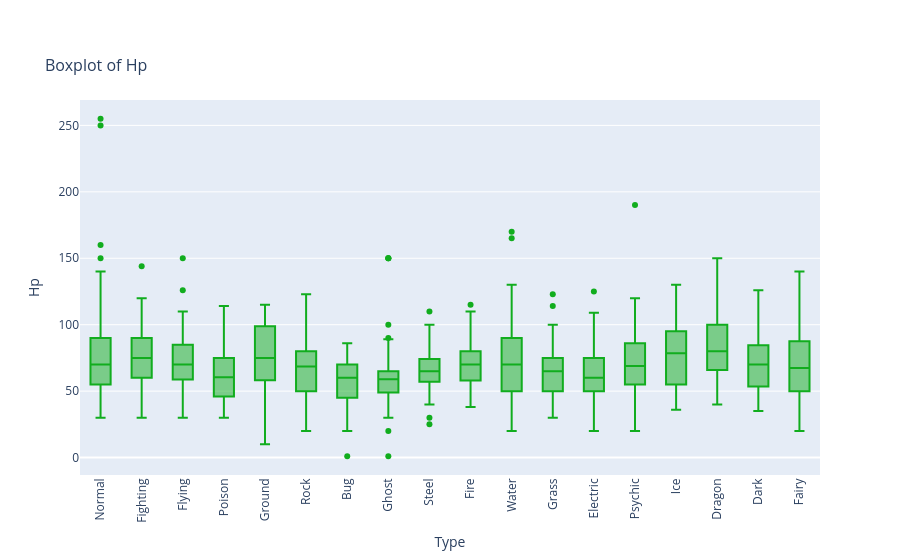
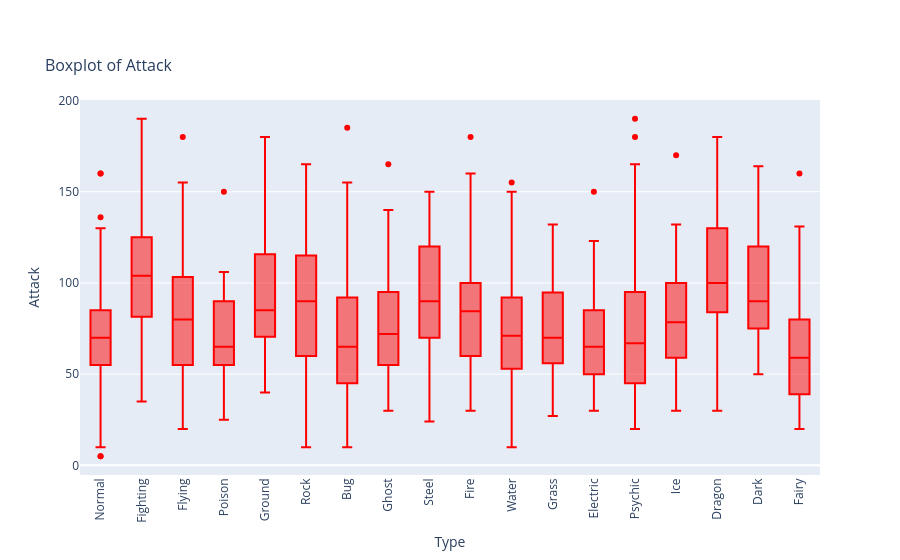
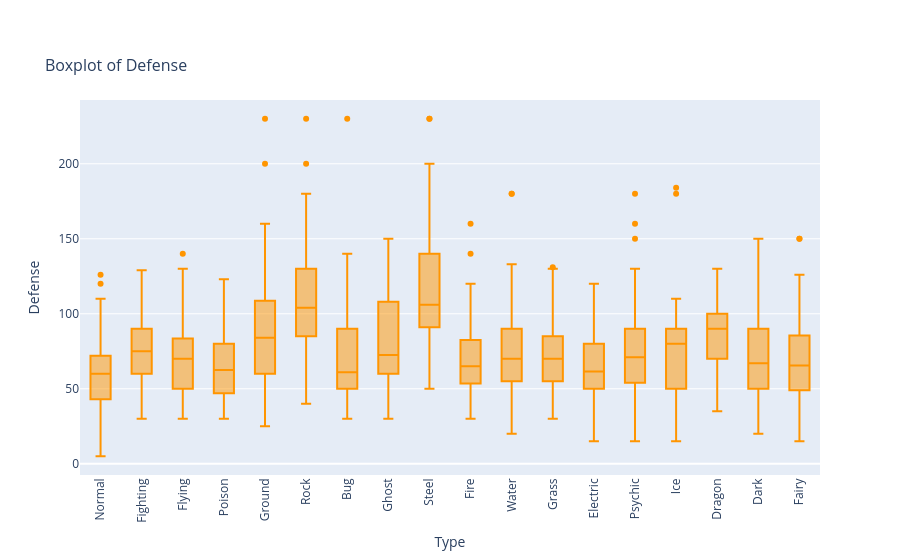
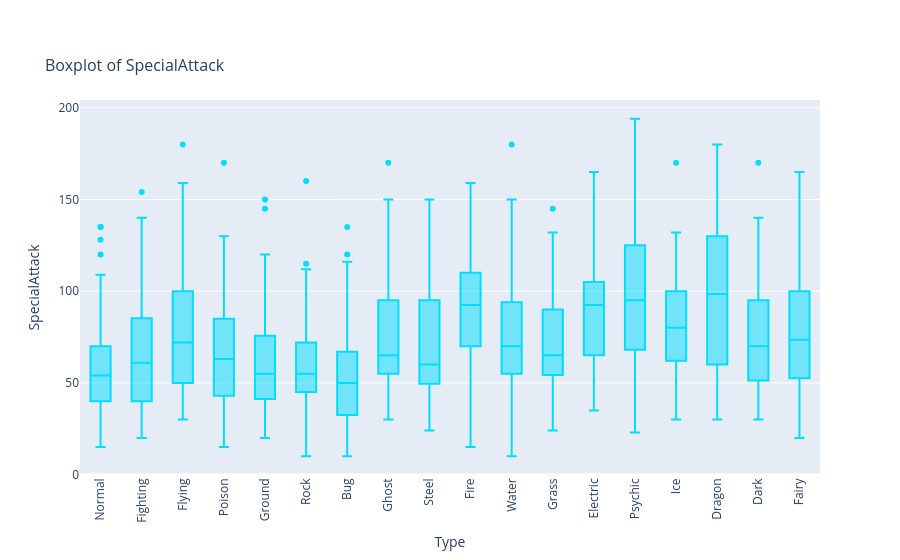

Write notebook code for charts like these, in order.
### Code cell
stat_cols = STATS.copy()
for stat in stat_cols:
    stat_boxplot(data, stat)

### Figure 1 — Plotly figure (JSON) as saved in the notebook; plotly's stock layout.template omitted (floating-point values rounded to 4 significant figures; data arrays with more than 128 entries replaced by an {"elided": "..."} marker saying what was removed)
{"data": [{"boxpoints": "outliers", "jitter": 0, "line": {"color": "#11ad1e"}, "marker": {"color": "#11ad1e"}, "name": "Hp", "pointpos": 0, "type": "box", "x": {"elided": "1214 str values"}, "y": {"elided": "1214 float values"}}], "layout": {"showlegend": false, "title": {"font": {"size": 16}, "text": "<br>Boxplot of Hp"}, "xaxis": {"categoryarray": ["Normal", "Fighting", "Flying", "Poison", "Ground", "Rock", "Bug", "Ghost", "Steel", "Fire", "Water", "Grass", "Electric", "Psychic", "Ice", "Dragon", "Dark", "Fairy"], "categoryorder": "array", "tickangle": -90, "title": {"text": "Type"}}, "yaxis": {"title": {"text": "Hp"}}}}

### Figure 2 — Plotly figure (JSON) as saved in the notebook; plotly's stock layout.template omitted (floating-point values rounded to 4 significant figures; data arrays with more than 128 entries replaced by an {"elided": "..."} marker saying what was removed)
{"data": [{"boxpoints": "outliers", "jitter": 0, "line": {"color": "#ff0000"}, "marker": {"color": "#ff0000"}, "name": "Attack", "pointpos": 0, "type": "box", "x": {"elided": "1214 str values"}, "y": {"elided": "1214 float values"}}], "layout": {"showlegend": false, "title": {"font": {"size": 16}, "text": "<br>Boxplot of Attack"}, "xaxis": {"categoryarray": ["Normal", "Fighting", "Flying", "Poison", "Ground", "Rock", "Bug", "Ghost", "Steel", "Fire", "Water", "Grass", "Electric", "Psychic", "Ice", "Dragon", "Dark", "Fairy"], "categoryorder": "array", "tickangle": -90, "title": {"text": "Type"}}, "yaxis": {"title": {"text": "Attack"}}}}

### Figure 3 — Plotly figure (JSON) as saved in the notebook; plotly's stock layout.template omitted (floating-point values rounded to 4 significant figures; data arrays with more than 128 entries replaced by an {"elided": "..."} marker saying what was removed)
{"data": [{"boxpoints": "outliers", "jitter": 0, "line": {"color": "#ff9500"}, "marker": {"color": "#ff9500"}, "name": "Defense", "pointpos": 0, "type": "box", "x": {"elided": "1214 str values"}, "y": {"elided": "1214 float values"}}], "layout": {"showlegend": false, "title": {"font": {"size": 16}, "text": "<br>Boxplot of Defense"}, "xaxis": {"categoryarray": ["Normal", "Fighting", "Flying", "Poison", "Ground", "Rock", "Bug", "Ghost", "Steel", "Fire", "Water", "Grass", "Electric", "Psychic", "Ice", "Dragon", "Dark", "Fairy"], "categoryorder": "array", "tickangle": -90, "title": {"text": "Type"}}, "yaxis": {"title": {"text": "Defense"}}}}

### Figure 4 — Plotly figure (JSON) as saved in the notebook; plotly's stock layout.template omitted (floating-point values rounded to 4 significant figures; data arrays with more than 128 entries replaced by an {"elided": "..."} marker saying what was removed)
{"data": [{"boxpoints": "outliers", "jitter": 0, "line": {"color": "#00ddff"}, "marker": {"color": "#00ddff"}, "name": "SpecialAttack", "pointpos": 0, "type": "box", "x": {"elided": "1214 str values"}, "y": {"elided": "1214 float values"}}], "layout": {"showlegend": false, "title": {"font": {"size": 16}, "text": "<br>Boxplot of SpecialAttack"}, "xaxis": {"categoryarray": ["Normal", "Fighting", "Flying", "Poison", "Ground", "Rock", "Bug", "Ghost", "Steel", "Fire", "Water", "Grass", "Electric", "Psychic", "Ice", "Dragon", "Dark", "Fairy"], "categoryorder": "array", "tickangle": -90, "title": {"text": "Type"}}, "yaxis": {"title": {"text": "SpecialAttack"}}}}
